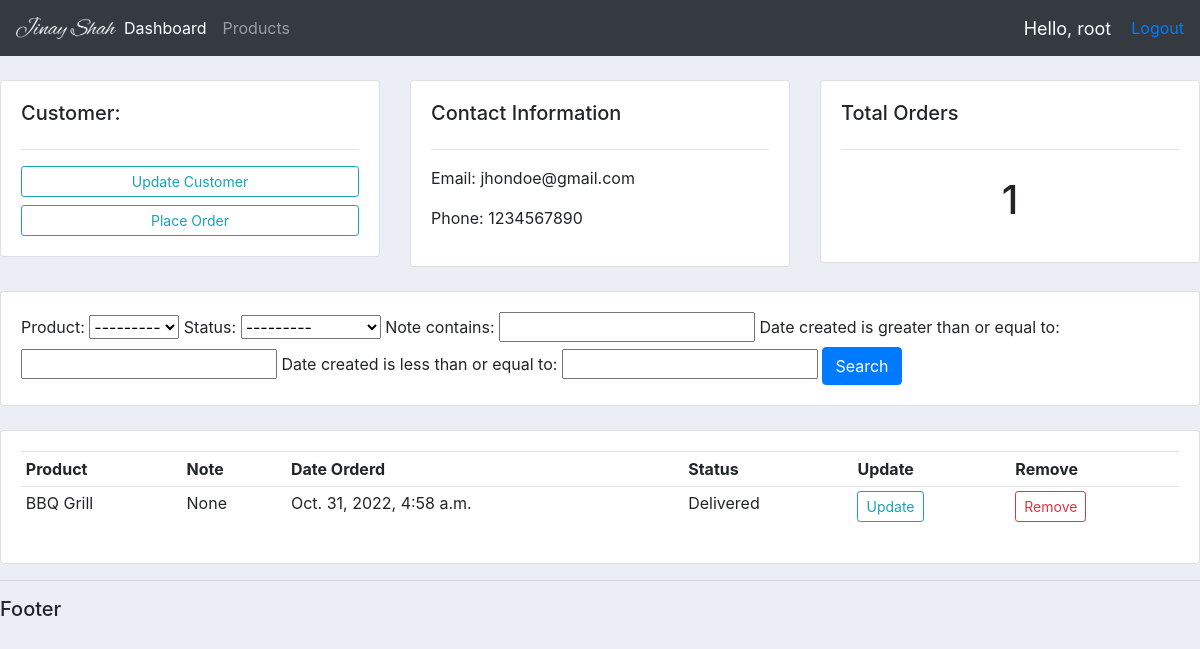
The page /customer/2/ (signed in) on the database its author committed.
### accounts/models.py (models this page shows, shortened)
class Customer(models.Model):
    name = models.CharField(max_length=200,null=True)
    phone = models.CharField(max_length=200,null=True)
    email = models.EmailField(max_length=200,null=True)
    date_created = models.DateTimeField(auto_now_add=True,null=True)

class Order(models.Model):
    STATUS = (
        ('Pending','Pending'),
        ('Out for delivery','Out for delivery'),
        ('Delivered','Delivered'),
    )
    customer = models.ForeignKey(Customer,null=True,on_delete=models.SET_NULL)
    product = models.ForeignKey(Product,null=True,on_delete=models.SET_NULL)
    date_created = models.DateTimeField(auto_now_add=True,null=True)
    status = models.CharField(max_length=200,null=True,choices=STATUS)
    note = models.CharField(max_length=1000,null=True,blank=True)

class Product(models.Model):
    CATEGORY = (
        ('Indoor','Indoor'),
        ('Out Door','Out Door'),
    )
    name = models.CharField(max_length=200,null=True)
    price = models.IntegerField(null=True)
    category = models.CharField(max_length=200,null=True,choices=CATEGORY)
    description = models.CharField(max_length=200,null=True,blank=True)
    date_created = models.DateTimeField(auto_now_add=True,null=True)
    tag = models.ManyToManyField(Tag)
    def __str__(self):
        return self.name

### accounts/decorators.py (the view)
        def wrapper_func(request, *args, **kwargs):
            group = None
            if request.user.groups.exists():
                group = request.user.groups.all()[0].name
            if group in allowed_roles:
                return view_func(request, *args, **kwargs)
            else:
                return HttpResponse('You are not authorized to view this page')

### accounts/views.py (called while the page is built)
@login_required(login_url='login')
@allowed_users(allowed_roles=['admin'])
def customer(request,pk):
    customer = Customer.objects.get(id=pk)
    orders = customer.order_set.all()
    myfilter = OrderFilter(request.GET,queryset=orders)
    orders = myfilter.qs
    context={'customer':customer,'orders':orders,'myfilter':myfilter}
    return render(request, 'accounts/customer.html',context)

### accounts/templates/accounts/customer.html
{% extends 'accounts/main.html' %}
{% block content %}
<br>
<div class="row">
	<div class="col-md">
		<div class="card card-body">
			<h5>Customer:</h5>
			<hr>
			<a class="btn btn-outline-info  btn-sm btn-block" href="">Update Customer</a>
			<a class="btn btn-outline-info  btn-sm btn-block" href="{% url 'create_order' customer.id %}">Place Order</a>
		</div>
	</div>
	<div class="col-md">
		<div class="card card-body">
			<h5>Contact Information</h5>
			<hr>
			<p>Email: {{customer.email}}</p>
			<p>Phone: {{customer.phone}}</p>
		</div>
	</div>
	<div class="col-md">
		<div class="card card-body">
			<h5>Total Orders</h5>
			<hr>
			<h1 style="text-align: center;padding: 10px">{{orders.count}}</h1>
		</div>
	</div>
</div>
<br>
<div class="row">
	<div class="col">
		<div class="card card-body">
			<form method="get">
				{{myfilter.form}}
		    <button class="btn btn-primary" type="submit">Search</button>
		  </form>
		</div>
	</div>
</div>
<br>
<div class="row">
	<div class="col-md">
		<div class="card card-body">
			<table class="table table-sm">
				<tr>
					<th>Product</th>
					<th>Note</th>
					<th>Date Orderd</th>
					<th>Status</th>
					<th>Update</th>
					<th>Remove</th>
				</tr>
				{% for i in orders %}
				<tr>
					<td>{{i.product}}</td>
					<td>{{i.note}}</td>
					<td>{{i.date_created}}</td>
					<td>{{i.status}}</td>
					<td><a class="btn btn-outline-info btn-sm" href="{% url 'update_order' i.id %}">Update</a></td>
					<td><a class="btn btn-outline-danger btn-sm" href="{% url 'delete_order' i.id %}">Remove</a></td>
				</tr>
				{% endfor %}
			</table>
		</div>
	</div>
</div>
{% endblock %}

### accounts/templates/accounts/navbar.html (shortened to what this page needs)
{% load static %}
<nav class="navbar navbar-expand-lg navbar-dark bg-dark">
 <img src="{% static 'images/logo.png' %}" width=100px>
  <div class="collapse navbar-collapse" id="navbarNav">
    <ul class="navbar-nav">
      <li class="nav-item active">
        <a class="nav-link" href="{% url 'home' %}">Dashboard</a>
      </li>
      <li class="nav-item">
        <a class="nav-link" href="{% url 'products' %}">Products</a>
      </li>
    </ul>
  </div>
  <span class="hello-msg">Hello, {{request.user}}</span>
  <span><a href="{% url 'logout' %}">Logout</a></span>
</nav>

### accounts/templates/accounts/navbar.html (style rules this page uses)
.hello-msg { font-size: 18px; color: #fff; margin-right: 20px; }

### rows shown on the page
Customer: email "jhondoe@gmail.com", phone "1234567890"
Order: product "BBQ Grill", note "None", date_created "Oct. 31, 2022, 4:58 a.m.", status "Delivered"

### other values the page prints
{{ request.user }} "root"
{{ orders.count }} "1"
